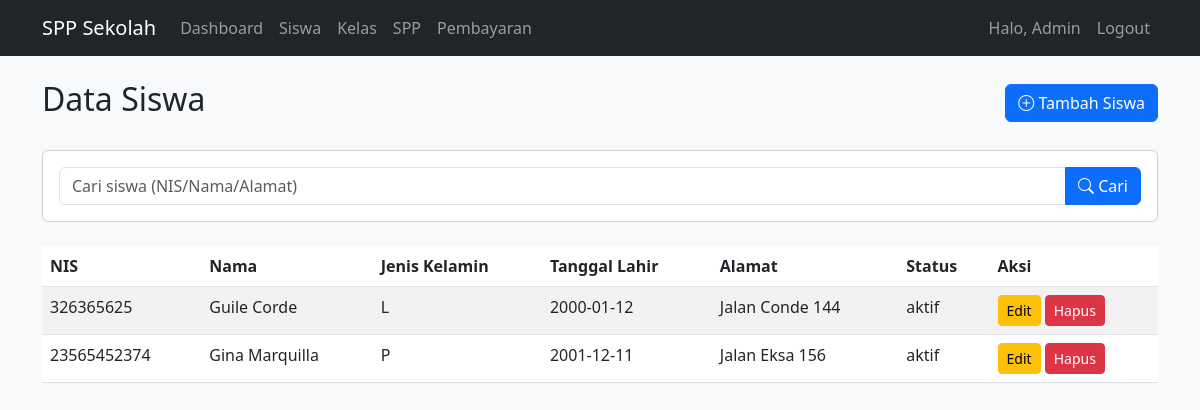
The app's page /siswa (signed in) with its own data.
### app.py (models this page shows, shortened)
class User(UserMixin, db.Model):
    id = db.Column(db.Integer, primary_key=True)
    username = db.Column(db.String(50), unique=True, nullable=False)
    password = db.Column(db.String(100), nullable=False)
    nama_lengkap = db.Column(db.String(100), nullable=False)
    level = db.Column(db.String(20), nullable=False, default='admin')

class Siswa(db.Model):
    nis = db.Column(db.String(20), primary_key=True)
    nama = db.Column(db.String(100), nullable=False)
    jenis_kelamin = db.Column(db.String(1))
    tanggal_lahir = db.Column(db.String(10))
    alamat = db.Column(db.Text)
    status = db.Column(db.String(20), default='aktif')
    kelas_id = db.Column(db.Integer, db.ForeignKey('kelas.id')) #new add
    kelas = db.relationship('Kelas', backref='siswa_list', lazy=True)

### app.py (the view)
@app.route('/siswa')
@login_required
def siswa():
    if current_user.level != 'admin': # Jika user bukan admin
        return redirect(url_for('logout')) # Alihkan ke logout
    keyword = request.args.get('search', '')
    if keyword:
        data_siswa = Siswa.search(keyword)
    else:
        data_siswa = Siswa.query.all()
    return render_template('siswa.html', siswa=data_siswa, keyword=keyword)

### app.py (called while the page is built)
@login_manager.user_loader # Fungsi untuk memuat user saat login
def load_user(user_id): # Mengambil user berdasarkan ID yang diberikan dari database (SQLAlchemy)
    return User.query.get(int(user_id)) # Mengambil user berdasarkan ID yang diberikan dari database (SQLAlchemy)

### templates/siswa.html (shortened to what this page needs)
{% extends "base.html" %}
{% block content %}
<div class="d-flex justify-content-between align-items-center mb-4">
    <h2>Data Siswa</h2>
    <a href="{{ url_for('tambah_siswa') }}" class="btn btn-primary">
        <i class="bi bi-plus-circle"></i> Tambah Siswa
    </a>
</div>
<div class="card mb-4">
    <div class="card-body">
        <form method="GET" action="{{ url_for('siswa') }}">
            <div class="input-group">
                <input type="text" class="form-control" name="search"
                       placeholder="Cari siswa (NIS/Nama/Alamat)" value="{{ keyword }}">
                <button class="btn btn-primary" type="submit">
                    <i class="bi bi-search"></i> Cari
                </button>
            </div>
        </form>
    </div>
</div>
<div class="table-responsive">
    <table class="table table-striped">
        <thead>
            <tr>
                <th>NIS</th>
                <th>Nama</th>
                <th>Jenis Kelamin</th>
                <th>Tanggal Lahir</th>
                <th>Alamat</th>
                <th>Status</th>
                <th>Aksi</th>
            </tr>
        </thead>
        <tbody>
            {% for s in siswa %}
            <tr>
                <td>{{ s.nis }}</td>
                <td>{{ s.nama }}</td>
                <td>{{ s.jenis_kelamin }}</td>
                <td>{{ s.tanggal_lahir }}</td>
                <td>{{ s.alamat }}</td>
                <td>{{ s.status }}</td>
                <td>
                    <a href="{{ url_for('edit_siswa', nis=s.nis) }}" class="btn btn-sm btn-warning">Edit</a>
                    <form action="{{ url_for('hapus_siswa', nis=s.nis) }}" method="POST" style="display: inline;">
                        <button type="submit" class="btn btn-sm btn-danger" onclick="return confirm('Yakin ingin menghapus?')">Hapus</button>
                    </form>
                </td>
            </tr>
            {% endfor %}
        </tbody>
    </table>
</div>
{% endblock %}

### templates/base.html (shortened to what this page needs)
<!DOCTYPE html>
<html lang="en">
<head>
    <link href="https://cdn.jsdelivr.net/npm/bootstrap@5.3.0/dist/css/bootstrap.min.css" rel="stylesheet">
    <link rel="stylesheet" href="https://cdn.jsdelivr.net/npm/bootstrap-icons@1.8.0/font/bootstrap-icons.css">
</head>
<body>
    <nav class="navbar navbar-expand-lg navbar-dark bg-dark">
        <div class="container">
            <a class="navbar-brand" href="#">SPP Sekolah</a>
            <div class="collapse navbar-collapse" id="navbarNav">
                <ul class="navbar-nav me-auto">
                    <li class="nav-item">
                        <a class="nav-link" href="{{ url_for('dashboard') }}">Dashboard</a>
                    </li>
                    <li class="nav-item">
                        <a class="nav-link" href="{{ url_for('siswa') }}">Siswa</a>
                    </li>
                    <li class="nav-item">
                        <a class="nav-link" href="{{ url_for('kelas') }}">Kelas</a>
                    </li>
                    <li class="nav-item">
                        <a class="nav-link" href="{{ url_for('spp') }}">SPP</a>
                    </li>
                    <li class="nav-item">
                        <a class="nav-link" href="{{ url_for('pembayaran') }}">Pembayaran</a>
                    </li>
                </ul>
                <ul class="navbar-nav">
                    <li class="nav-item">
                        <span class="nav-link">Halo, {{ current_user.nama_lengkap }}</span>
                    </li>
                    <li class="nav-item">
                        <a class="nav-link" href="{{ url_for('logout') }}">Logout</a>
                    </li>
                </ul>
            </div>
        </div>
    </nav>
    <div class="container mt-4">
        {% block content %}{% endblock %}
    </div>
</body>
</html>

### templates/base.html (style rules this page uses)
body { background-color: #f8f9fa; }

### records on screen
User: nama_lengkap "Admin"
Siswa: nis "326365625", nama "Guile Corde", jenis_kelamin "L", tanggal_lahir "2000-01-12", alamat "Jalan Conde 144", status "aktif"
Siswa: nis "23565452374", nama "Gina Marquilla", jenis_kelamin "P", tanggal_lahir "2001-12-11", alamat "Jalan Eksa 156", status "aktif"
